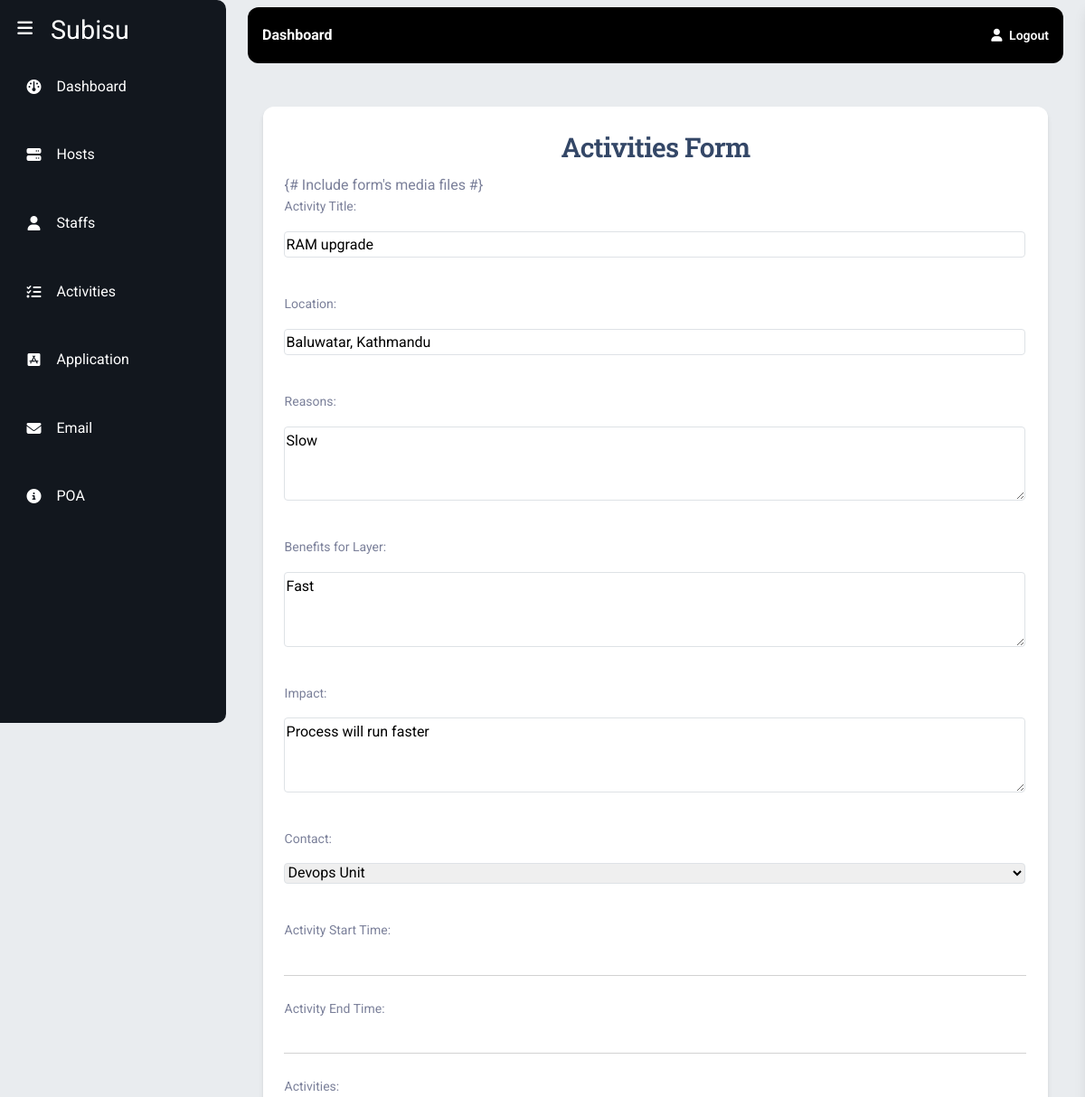
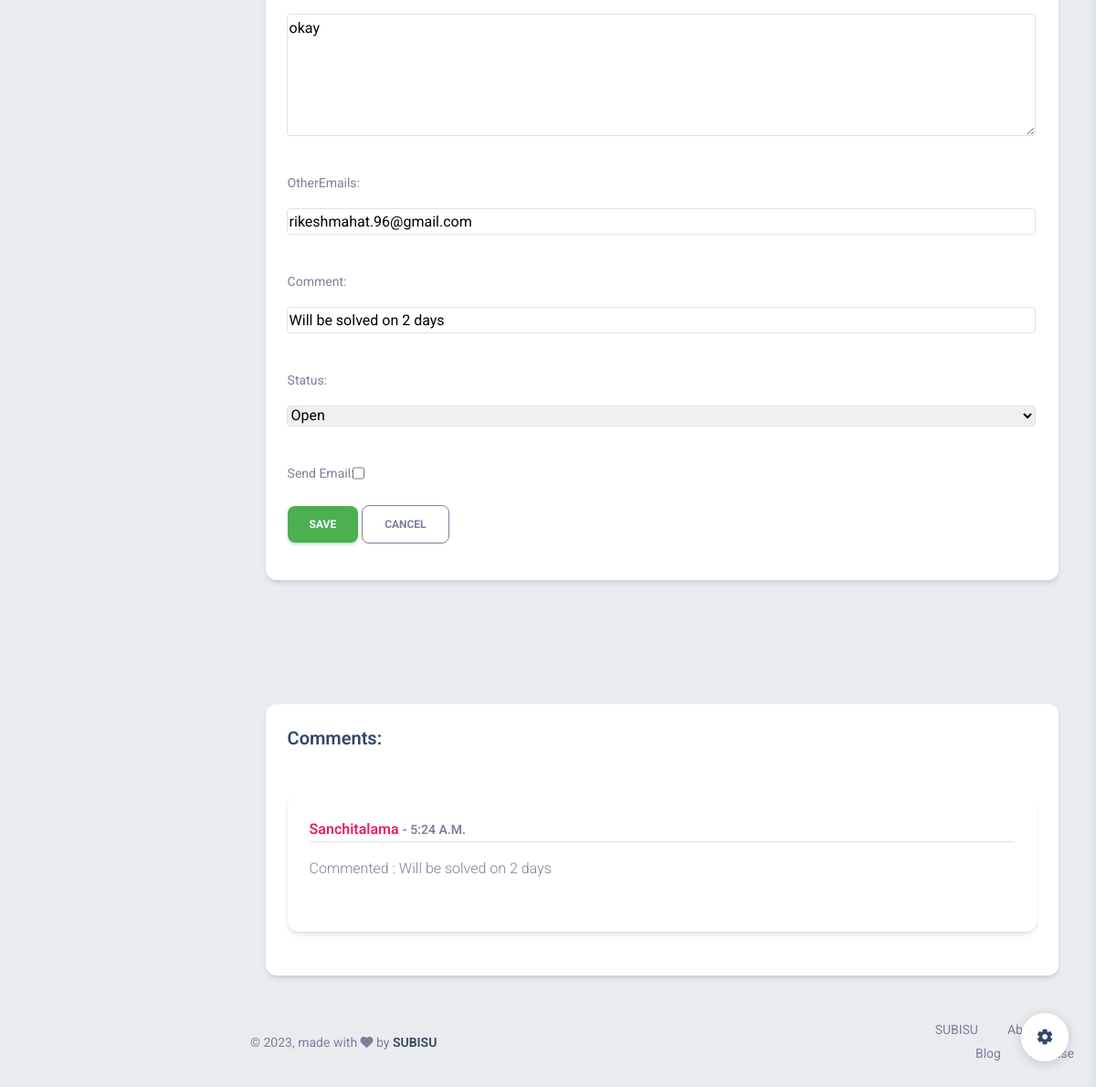
/edit-activity/36/ (signed in), run on the app's committed database (2 pictures, top to bottom).
### subisu/models.py (models this page shows, shortened)
class Activities(models.Model):
    title = models.CharField(max_length=200, verbose_name="Activity Title")
    location = models.CharField(max_length=200, null=True, blank=True)
    reason = models.TextField(verbose_name="Reasons", blank=True)
    benefits = models.TextField(verbose_name="Benefits for Layer", blank=True)
    impact = models.TextField(verbose_name="Impact", blank=True)
    contact = models.ForeignKey(Units, on_delete=models.CASCADE,  null=True, help_text="Select units you want to send mail to")
    startTime = models.DateTimeField(null=True, blank=True, verbose_name="Activity Start Time")
    endTime = models.DateTimeField(null=True, blank=True,verbose_name="Activity End Time")
    activities = models.TextField(max_length=500, verbose_name="Activities")
    created = models.DateTimeField(auto_now_add=True, verbose_name="Activity Created At")
    otherEmails = models.TextField(blank=True, null=True, help_text="Add other emails separated by spaces", validators=[validate_email_list])
    Comment= models.CharField(max_length=200, null=True)
    status= models.CharField(max_length=20,choices=ACTIVITY_STATUS, default= 'Open')
    sendEmail = models.BooleanField(verbose_name = "Send Email",default=False, help_text="Send Email Notification to Department")
    ETA = models.CharField(max_length=200, null=True, blank=True, editable=False)

class ActivityTable(models.Model):
    actId  = models.ForeignKey(Activities, on_delete=models.SET_NULL, null=True, blank=True)
    comment = models.TextField(max_length=500, null=True, blank=True)
    commentBy = models.CharField(max_length=200, null=True,blank=True)
    timeStamp = models.TimeField(auto_now_add=True, null=True)

### subisu/views.py (the view)
# urls.py: path('edit-activity/<int:id>/', edit_activities, name='edit_activity'),
@login_required()
def edit_activities(request, id):
    activity = Activities.objects.get(id = id)
    comments = ActivityTable.objects.filter(actId = activity)
    start_time = activity.startTime
    end_time = activity.endTime
    if request.method == "POST":
        form = ActivitiesForm(request.POST, instance=activity)
        if form.is_valid():
            activity = form.save(commit=False)
            activity.startTime = start_time
            activity.endTime = end_time
            new_start_time  = form.cleaned_data['startTime']
            new_end_time = form.cleaned_data['endTime']
            if start_time != new_start_time and new_start_time is not None:
                activity.startTime = new_start_time
            if end_time != new_end_time and new_end_time is not None:
                activity.endTime = new_end_time
            activity.save()
            time = f"{activity.startTime} - {activity.endTime}"
            comment = activity.Comment.strip()
            last_comment_instance = ActivityTable.objects.filter(actId=activity).last()
            previous_comment = last_comment_instance.comment.strip()
            pattern = re.escape(previous_comment)
            if comment is not None and  not re.search(pattern, comment):
                print("it is working lol")
                try:
                    staff = request.user.staff
                    staff_name = staff.firstName + " " + staff.middleName + " " + staff.lastName if staff.middleName else staff.firstName + " " + staff.lastName
                except AttributeError:
                    staff_name = request.user.username
                ActivityTable.objects.create(actId=activity, comment=comment, commentBy=staff_name)
            if form.cleaned_data['sendEmail']:
                title = form.cleaned_data['title']
                location = form.cleaned_data['location']
                reason = form.cleaned_data['reason']
                benefits = form.cleaned_data['benefits']
                impact = form.cleaned_data['impact']
                primary_email = form.cleaned_data['contact']
                other_emails = form.cleaned_data['otherEmails']
                email_list = process_emails(primary_email, other_emails)
                EmailNotification.objects.create(activityId = activity, emailBody = " \n".join([title, location, benefits, reason, impact]))
                msg = send_department_mail(title,time, location, reason, benefits, impact, email_list)
                if msg:
                    messages.info(request, "Mail sent successfully")
                else:
                    messages.warning(request, "Sorry, Mail not sent due to error")
            form.save()
            return redirect('activities')
        else:
            for field_name, errors in form.errors.items():
                for error in errors:
                    messages.error(request, f"{field_name}: {error}")
    else:
        form = ActivitiesForm(instance=activity)
    context = {
        'form': form,
        'activity_id': id,
        'comments' : comments
    }
    return render(request, 'subisu/addactivities.html', context)

### Models/units.py (called while the page is built)
    def __str__(self):
        return self.name

### templates/subisu/addactivities.html (shortened to what this page needs)
{% extends 'subisu/base.html' %} {% block start %}
<div class="row justify-content-center py-5">
  <div class="col-md-11">
    <div class="card">
      <div class="card-body">
        <h3 class="card-title text-center">Activities Form</h3>
        <form method="POST">
          {% include 'subisu/alert.html' %} {% csrf_token %} {{ form.media }} {#
          Include form's media files #} {% for field in form %}
          <div class="input-group input-group-static mb-4">
            {{ field.label_tag }} {% if field.name == 'startTime' or field.name == 'endTime' %}
            <input
              type="text"
              class="form-control flatpickr datetimepicker"
              name="{{ field.name }}"
              data-close-on-select="true"
            />
            {% else %} {{ field }} {% endif %}
          </div>
          {% endfor %}
          <button type="submit" class="btn btn-success">Save</button>
          <a class="btn btn-outline-secondary" href="{% url 'activities' %}"
            >Cancel</a
          >
        </form>
      </div>
    </div>
  </div>
</div>
{%if comments%}
<section style="margin-top: 4rem">
  <div class="row d-flex justify-content-center">
    <div class="col-md-11">
      <div class="card my-4">
        <h5 class="card-header">Comments:</h5>
        <div class="card-body">
        {%for comment in comments%}
          <div class="card mb-4">
            <div class="card-body">
              <h6 class="fw-bold text-primary mb-1 border-bottom" style="text-transform:capitalize">
                {{comment.commentBy}}  <span class="text-muted small mb-0">
                  - {{comment.timeStamp}}
                </span>
              </h6>
              <p class="mt-3 mb-4 pb-2">Commented : {{comment.comment}}</p>
            </div>
          </div>
        {%endfor%}
        </div>
      </div>
    </div>
  </div>
</section>
{%endif%}
      {% endblock %}

### data on the page
Activities: form "RAM upgrade" "Baluwatar, Kathmandu" "Slow" "Fast" "Process will run faster" "Devops Unit" "okay" "rikeshmahat.96@gmail.com" "Will be solved on 2 days" "Open"
ActivityTable: commentBy "Sanchitalama", timeStamp "5:24 A.m.", comment "Will be solved on 2 days"

### other printed values
{{ field.label_tag }} "Activity Title:" "Location:" "Reasons:" "Benefits for Layer:" "Impact:" "Contact:" "Activity Start Time:" "Activity End Time:" "Activities:" "OtherEmails:" "Comment:" "Status:" "Send Email:"
